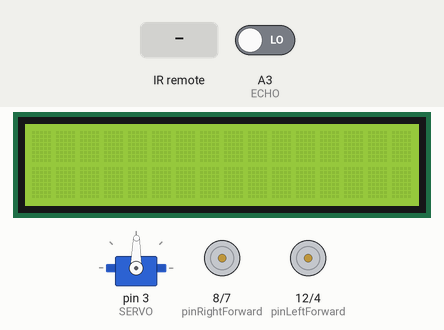
Simulated run of this sketch. Board: Arduino Uno, built with avr-gcc and run on an emulated ATmega328P. Parts: servo, 16×2 character LCD, motor-driver pin pairs drawn as motors (green arrow = first pin HIGH = forward, orange = second pin HIGH = backward, longer = more drive, scaled by the enable pin). Inputs (shaded band) come from the test bench; at power-on: A3 (ECHO) LOW. What the sketch prints to the serial monitor is not drawn.

Above: at 1.2 s.
1.3 s: infrared code 0x1C received
At 3.2 s:
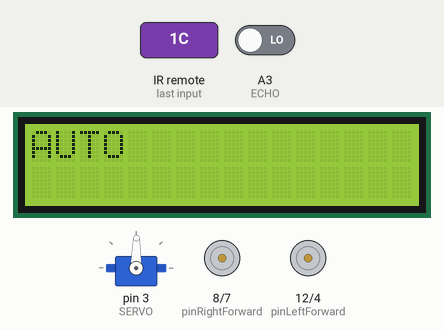
5.6 s: infrared code 0x1C received
At 9.4 s:
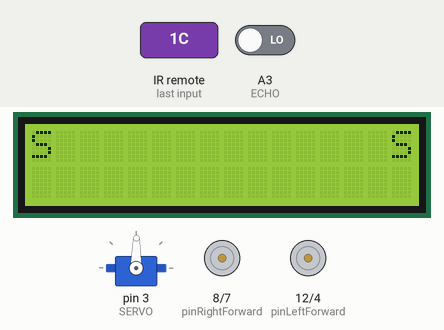
9.8 s: infrared code 0x18 received
At 13.1 s:
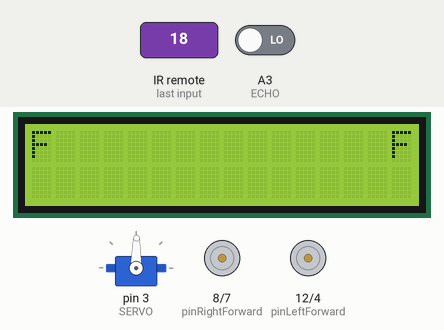
13.4 s: infrared code 0x8 received
At 16.7 s:
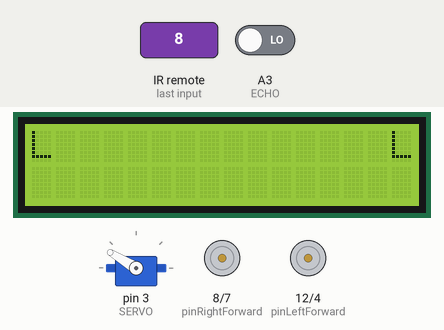
17.0 s: infrared code 0x5A received
At 20.3 s:
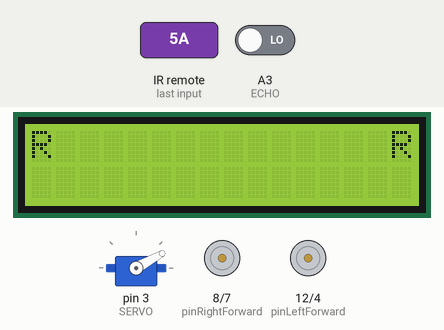
20.6 s: infrared code 0x52 received
At 24.0 s:
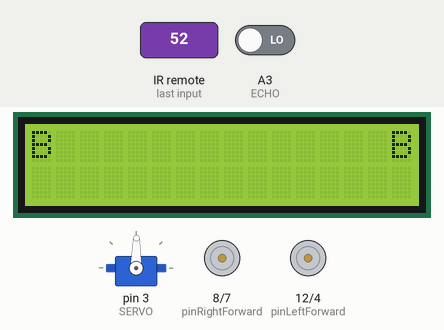
Timing chart, 0 to 25.2 s (numbered marks = the images above; inputs shaded):
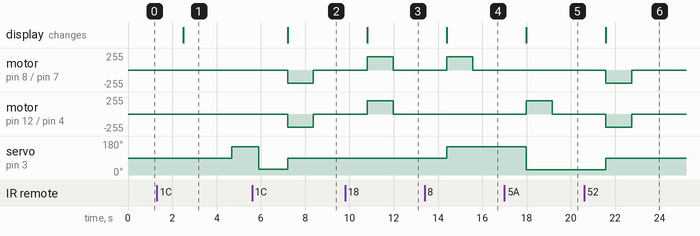

Measured:
- after the input at 1.3 s, servo on pin 3 (SERVO): 89° → 150° after 3.4 s; the display: changes after 1.2 s (image 1)
- after the input at 5.6 s, the display: changes after 1.6 s (image 2)
- after the input at 9.8 s, motor on pin 8 (pinRightForward) / pin 7 (pinRightBack), motor on pin 12 (pinLeftForward) / pin 4 (pinLeftBack): stopped → forward 200/255 after 1.0 s, → stopped 1.2 s later; the display: changes after 1.0 s (image 3)
- after the input at 13.4 s, motor on pin 8 (pinRightForward) / pin 7 (pinRightBack): stopped → forward 200/255 after 0.99 s, → stopped 1.2 s later; servo on pin 3 (SERVO): 89° → 149° after 0.99 s; the display: changes after 0.99 s (image 4)
- after the input at 17.0 s, motor on pin 12 (pinLeftForward) / pin 4 (pinLeftBack): stopped → forward 200/255 after 0.98 s, → stopped 1.2 s later; servo on pin 3 (SERVO): 149° → 29° after 0.98 s; the display: changes after 0.98 s (image 5)
- after the input at 20.6 s, motor on pin 8 (pinRightForward) / pin 7 (pinRightBack), motor on pin 12 (pinLeftForward) / pin 4 (pinLeftBack): stopped → backward 200/255 after 0.97 s, → stopped 1.2 s later; servo on pin 3 (SERVO): 29° → 89° after 0.97 s; the display: changes after 0.97 s (image 6)

The sketch:

lab2_wheelsBasic.ino
```cpp
#include "Wheels.h"
#include <LiquidCrystal_I2C.h>
#include "PinChangeInterrupt.h"
#include <Servo.h>
#include <IRremote.hpp>

// piny dla sonaru (HC-SR04)
#define TRIG A2
#define ECHO A3

unsigned int distance = 0;
const int distanceToStop = 45; // cm

// RECIEVER
#define IR_RECEIVE_PIN 2

unsigned long lastSignal = 0;

// LCD
byte LCDAddress = 0x27;

LiquidCrystal_I2C lcd(0x27,16,2);

// WHEELS
Wheels w;

#define pinRightForward 8 // green
#define pinRightBack 7 // blue
#define pinRightSpeed 6 // yellow

#define pinLeftForward 12 // gray
#define pinLeftBack 4 // purple
#define pinLeftSpeed 5 // white

int currentSpeed = 0;
const int delayToStop = 300; // millis

// SERVO
#define SERVO 3

Servo serwo;

// Angles for servo
byte angle = 90;
byte forwardAngle = 90;
byte leftAngle = 150;
byte rightAngle = 30;


// Autopilot
bool isAuto = false;
int turnCounter = 0;
int turnCounterLimit = 3;
int backwardCounter = 0;
int backwardCounterLimit = 3;

enum class AutoPilotState {
  Stop = 'S',
  GoForward = 'F',
  ForwardBlocked = 'B',
  GoLeft = 'L',
  GoRight = 'R',
  GoBackward = 'E'
};

AutoPilotState autoPilotState;

unsigned long lastAction = 0;
unsigned long actionDelay = 250;

void setup() {
  //nie można podłączyć do 9 i 10, bo Timer1 nie działa
  w.attach(pinRightForward,pinRightBack,pinRightSpeed,
           pinLeftForward,pinLeftBack,pinLeftSpeed);

  Serial.println("-----------000-----------");

  pinMode(TRIG, OUTPUT);    // TRIG startuje sonar
  pinMode(ECHO, INPUT);     // ECHO odbiera powracający impuls

  serwo.attach(SERVO);
  serwo.write(angle);

  IrReceiver.begin(IR_RECEIVE_PIN, ENABLE_LED_FEEDBACK);

  lcd.init();
  lcd.backlight();

  w.setSpeed(200);

  Serial.begin(9600);
}

void loop() {
  if(isAuto) {
    //Serial.println("Auto");
    AutoDriving();
  }
  else {
    HumanDriving();
  }
}

void AutoDriving() {
  if(IrReceiver.decode())
  {
    Serial.println(IrReceiver.decodedIRData.decodedRawData, HEX); // Print "old" raw data
    IrReceiver.printIRResultShort(&Serial); // Print complete received data in one line
    Serial.println("----------------------");
    switch(IrReceiver.decodedIRData.command)
    {
      case 0x1C:
        angle = forwardAngle;
        setLCD("S");
        w.stop();
        isAuto = false;
        break;
    }
    Serial.println("Resume");
    lastSignal = millis();
    IrReceiver.resume();
  }

  unsigned long currentTime = millis();

  if(currentTime - lastAction > actionDelay) {
    lastAction = currentTime;
    Serial.println((char)autoPilotState);
    switch (autoPilotState) {
      case AutoPilotState::Stop:
        Serial.println("Stop");
        w.stop();
        break;

      case AutoPilotState::GoForward:
        Serial.println("GoForward");
        distance = lookAndTellDistance(forwardAngle);
        angle = forwardAngle;
        if(distance < distanceToStop) {
          w.stop();
          autoPilotState = AutoPilotState::ForwardBlocked;
          Serial.println("STOOOOOOOOOOOOOP FORWARD");
          break;
        }
        w.presetForward();
        w.forward();
        break;


      case AutoPilotState::GoLeft:
        Serial.println("GoLeft");
        distance = lookAndTellDistance(leftAngle);
        angle = leftAngle;
        if(distance < distanceToStop) {
          w.stop();
          autoPilotState = AutoPilotState::GoForward;
          Serial.println("STOOOOOOOOOOOOOP LEFT");
          break;
        }
        turnCounter++;
        if(turnCounter > turnCounterLimit) {
          turnCounter = 0;
          autoPilotState = AutoPilotState::GoForward;
        }
        w.presetLeft();
        w.goLeft();
        break;

      case AutoPilotState::GoRight:
        Serial.println("GoRight");
        distance = lookAndTellDistance(rightAngle);
        angle = rightAngle;
        if(distance < distanceToStop) {
          w.stop();
          autoPilotState = AutoPilotState::GoForward;
          Serial.println("STOOOOOOOOOOOOOP RIGHT");
          break;
        }
        turnCounter++;
        if(turnCounter > turnCounterLimit) {
          turnCounter = 0;
          autoPilotState = AutoPilotState::GoForward;
        }
        w.presetRight();
        w.goRight();
        break;

      case AutoPilotState::GoBackward:
        Serial.println("GoBackward");
        backwardCounter++;
        if(backwardCounter > backwardCounterLimit) {
          backwardCounter = 0;
          autoPilotState = AutoPilotState::GoForward;
        }
        w.presetBackward();
        w.back();
        break;

      case AutoPilotState::ForwardBlocked:
        Serial.println("ForwardBlocked");
        w.stop();
        unsigned int leftDistance = lookAndTellDistance(leftAngle);
        angle = leftAngle;
        Serial.println(String("Left - " + String(leftDistance)));
        delay(50);
        unsigned int rightDistance = lookAndTellDistance(rightAngle);
        angle = rightAngle;
        Serial.println(String("Right - " + String(rightDistance)));
        delay(50);
        if (leftDistance < rightDistance && rightDistance > distanceToStop) {
          Serial.println("SetRight");
          autoPilotState = AutoPilotState::GoRight;
        }
        else if(leftDistance > distanceToStop) {
          Serial.println("SetLeft");
          autoPilotState = AutoPilotState::GoLeft;
        }
        else {
          Serial.println("SetBackward");
          autoPilotState = AutoPilotState::GoBackward;
        }
        break;

      default:
        Serial.println("Nothing");
        break;
    }
  }
}

void HumanDriving() {
  if(IrReceiver.decode())
  {
    Serial.println(IrReceiver.decodedIRData.decodedRawData, HEX); // Print "old" raw data
    IrReceiver.printIRResultShort(&Serial); // Print complete received data in one line
    Serial.println("----------------------");
    switch(IrReceiver.decodedIRData.command)
    {
      case 0x18:
        setLCD("F");
        w.presetForward();
        angle = forwardAngle;
        w.forward();
        break;
      case 0x52:
        setLCD("B");
        w.presetBackward();
        angle = forwardAngle;
        w.back();
        break;
      case 0x8:
        w.stop();
        setLCD("L");
        //w.forwardRight();
        w.presetLeft();
        angle = leftAngle;
        w.goLeft();
        break;
      case 0x5A:
        w.stop();
        setLCD("R");
        //w.forwardLeft();
        w.presetRight();
        angle = rightAngle;
        w.goRight();
        break;
      case 0x1C:
        angle = forwardAngle;
        setLCD("AUTO");
        w.stop();
        isAuto = true;
        autoPilotState = AutoPilotState::GoForward;
        break;
      case 0x45:
        w.setSpeed(100);
        break;
      case 0x46:
        w.setSpeed(150);
        break;
      case 0x47:
        w.setSpeed(200);
        break;
    }
    Serial.println("Resume");
    lastSignal = millis();
    IrReceiver.resume();
  }
  unsigned long currentTime = millis();
  if(currentTime - lastSignal > delayToStop){
    w.stop();
  }
  unsigned int distance = lookAndTellDistance(angle - 1);
  if(distance < distanceToStop) {
    w.stop();
    Serial.println("STOOOOOOOOOOOOOP");
  }
}

void setLCD(String _direction) {
  lcd.clear();
  lcd.setCursor(0,0);
  String s = _direction;
  s = String(s + "              ");
  s = String(s + _direction);
  lcd.print(s);
}


//ISR(PCINT1_vect) {
//  if( (PINC & (1 << PC0)) )
//    lc++;
//
//  if( (PINC & (1 << PC1)) )
//    rc++;
//}

unsigned int lookAndTellDistance(byte _angle) {

  unsigned long tot;      // czas powrotu (time-of-travel)
  unsigned int distance;

  //Serial.print("Patrzę w kącie ");
  //Serial.print(_angle);
  if(angle != _angle) {
    serwo.write(_angle);
    delay(150);
  }

/* uruchamia sonar (puls 10 ms na `TRIGGER')
 * oczekuje na powrotny sygnał i aktualizuje
 */
  digitalWrite(TRIG, HIGH);
  delay(20);
  digitalWrite(TRIG, LOW);
  tot = pulseIn(ECHO, HIGH);

/* prędkość dźwięku = 340m/s => 1 cm w 29 mikrosekund
 * droga tam i z powrotem, zatem:
 */
  distance = tot/58;

  //Serial.print(": widzę coś w odległości ");
  //Serial.println(distance);
  return distance;
}
```

Wheels.cpp
```cpp
#include <Arduino.h>

#include "Wheels.h"


#define SET_MOVEMENT(side,f,b) digitalWrite( side[0], f);\
                               digitalWrite( side[1], b)

Wheels::Wheels()
{ }

void Wheels::attachRight(int pF, int pB, int pS)
{
    pinMode(pF, OUTPUT);
    pinMode(pB, OUTPUT);
    pinMode(pS, OUTPUT);
    this->pinsRight[0] = pF;
    this->pinsRight[1] = pB;
    this->pinsRight[2] = pS;
}


void Wheels::attachLeft(int pF, int pB, int pS)
{
    pinMode(pF, OUTPUT);
    pinMode(pB, OUTPUT);
    pinMode(pS, OUTPUT);
    this->pinsLeft[0] = pF;
    this->pinsLeft[1] = pB;
    this->pinsLeft[2] = pS;
}

void Wheels::setSpeedRight(uint8_t s)
{
    analogWrite(this->pinsRight[2], s);
}

void Wheels::setSpeedLeft(uint8_t s)
{
    analogWrite(this->pinsLeft[2], s);
}

void Wheels::setSpeed(uint8_t s)
{
    this->currentSpeed = s;
    setSpeedLeft(s);
    setSpeedRight(s);
}

void Wheels::attach(int pRF, int pRB, int pRS, int pLF, int pLB, int pLS)
{
    this->attachRight(pRF, pRB, pRS);
    this->attachLeft(pLF, pLB, pLS);
}

void Wheels::forwardLeft()
{
    SET_MOVEMENT(pinsLeft, HIGH, LOW);
}

void Wheels::forwardRight()
{
    SET_MOVEMENT(pinsRight, HIGH, LOW);
}

void Wheels::backLeft()
{
    SET_MOVEMENT(pinsLeft, LOW, HIGH);
}

void Wheels::backRight()
{
    SET_MOVEMENT(pinsRight, LOW, HIGH);
}

void Wheels::forward()
{
    this->forwardLeft();
    this->forwardRight();
}

void Wheels::back()
{
    this->backLeft();
    this->backRight();
}

void Wheels::stopLeft()
{
    SET_MOVEMENT(pinsLeft, LOW, LOW);
}

void Wheels::stopRight()
{
    SET_MOVEMENT(pinsRight, LOW, LOW);
}

void Wheels::stop()
{
    this->stopLeft();
    this->stopRight();
}

void Wheels::presetForward()
{
    //this->stop();
    this->setSpeed(this->currentSpeed);
}

void Wheels::goForward()
{
    this->forward();
}

void Wheels::presetBackward()
{
    //this->stop();
    this->setSpeed(this->currentSpeed);
}
void Wheels::goBackward()
{
    this->back();
}

void Wheels::presetLeft()
{
    //this->stop();
    this->setSpeedRight(this->currentSpeed);
    //this->setSpeedLeft((this->currentSpeed) / 4 * 3);
    this->setSpeedLeft(0);
}

void Wheels::goLeft()
{
    this->forward();
}

void Wheels::presetRight()
{
    //this->stop();
    this->setSpeedLeft(this->currentSpeed);
    //this->setSpeedRight((this->currentSpeed) / 4 * 3);
    this->setSpeedRight(0);
}

void Wheels::goRight()
{
    this->forward();
}
```

Wheels.h
```cpp
/*
 * prosta implementacja klasy obsługującej
 * silniki pojazdu za pośrednictwem modułu L298
 *
 * Sterowanie odbywa się przez:
 * 1)  powiązanie odpowiednich pinów I/O Arduino metodą attach()
 * 2)  ustalenie prędkości setSpeed*()
 * 3)  wywołanie funkcji ruchu
 *
 * TODO:
 *  - zabezpieczenie przed ruchem bez attach()
 *  - ustawienie domyślnej prędkości != 0
 */


#include <Arduino.h>


#ifndef Wheels_h
#define Wheels_h


class Wheels {
    public:
        Wheels();
        /*
         *  pinForward - wejście "naprzód" L298
         *  pinBack    - wejście "wstecz" L298
         *  pinSpeed   - wejście "enable/PWM" L298
         */
        void attachRight(int pinForward, int pinBack, int pinSpeed);
        void attachLeft(int pinForward, int pinBack, int pinSpeed);
        void attach(int pinRightForward, int pinRightBack, int pinRightSpeed,
                    int pinLeftForward, int pinLeftBack, int pinLeftSpeed);
        /*
         *  funkcje ruchu
         */
        void forward();
        void forwardLeft();
        void forwardRight();
        void back();
        void backLeft();
        void backRight();
        void stop();
        void stopLeft();
        void stopRight();
        /*
         *  ustawienie prędkości obrotowej (przez PWM)
         *   - minimalna efektywna wartość 60
         *      może zależeć od stanu naładowania baterii
         */
        void setSpeed(uint8_t);
        void setSpeedRight(uint8_t);
        void setSpeedLeft(uint8_t);

        //my
        void presetForward();
        void goForward();
        void presetLeft();
        void goLeft();
        void presetRight();
        void goRight();
        void presetBackward();
        void goBackward();

    private:
        int pinsRight[3];
        int pinsLeft[3];
        int currentSpeed = 0;
};


#endif
```
